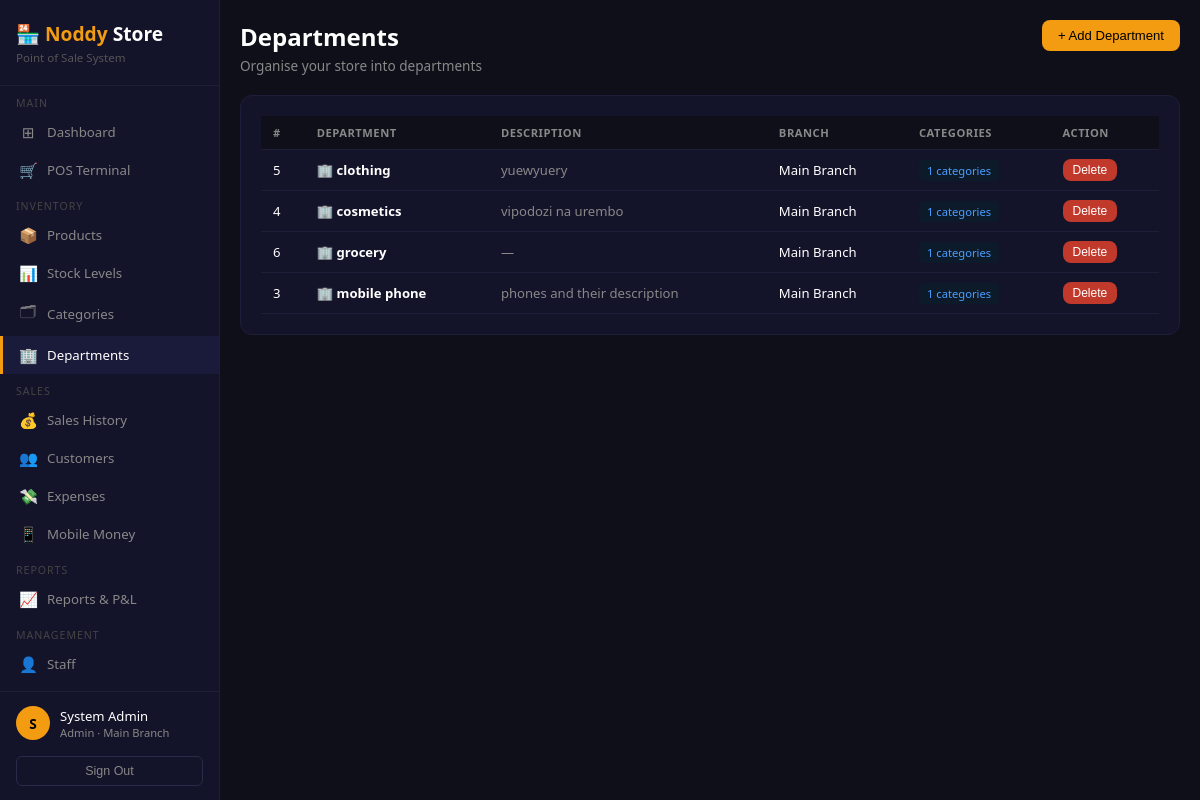
The page /departments (signed in) on the database its author committed.
### tables this page shows
CREATE TABLE branches (
        id         INTEGER PRIMARY KEY AUTOINCREMENT,
        name       TEXT NOT NULL,
        location   TEXT,
        phone      TEXT,
        created_at TEXT DEFAULT CURRENT_TIMESTAMP
    );

CREATE TABLE departments (
        id          INTEGER PRIMARY KEY AUTOINCREMENT,
        name        TEXT NOT NULL,
        description TEXT,
        branch_id   INTEGER,
        created_at  TEXT DEFAULT CURRENT_TIMESTAMP,
        FOREIGN KEY (branch_id) REFERENCES branches(id)
    );

### app.py (the view, shortened to what this page needs)
@app.route('/departments')
@login_required
def departments():
    conn      = get_db()
    branch_id = session.get('branch_id')
    role      = session.get('role')
    if role == 'admin':
        depts = conn.execute('''
            SELECT d.*,b.name as branch_name,COUNT(c.id) as cat_count
            FROM departments d LEFT JOIN branches b ON d.branch_id=b.id
            LEFT JOIN categories c ON c.department_id=d.id
            GROUP BY d.id ORDER BY d.name
        ''').fetchall()
    branches = conn.execute('SELECT * FROM branches').fetchall()
    conn.close()
    return render_template('departments.html', depts=depts, branches=branches)

### app.py (called while the page is built)
def login_required(f):
    @wraps(f)
    def decorated(*args, **kwargs):
        if 'user_id' not in session:
            return redirect(url_for('login'))
        return f(*args, **kwargs)
    return decorated

### database.py (called while the page is built)
def get_db():
    conn = sqlite3.connect(DB)
    conn.row_factory = sqlite3.Row
    return conn

### templates/departments.html (shortened to what this page needs)
{% extends 'base.html' %}
{% block content %}
<div class="page-header">
    <div>
        <h2>Departments</h2>
        <p>Organise your store into departments</p>
    </div>
    <button class="btn btn-primary"
            onclick="document.getElementById('addModal').classList.add('show')">
        + Add Department
    </button>
</div>
<div class="card">
    <table>
        <thead>
            <tr><th>#</th><th>Department</th><th>Description</th><th>Branch</th><th>Categories</th><th>Action</th></tr>
        </thead>
        <tbody>
            {% for d in depts %}
            <tr>
                <td>{{ d.id }}</td>
                <td>🏢 <strong>{{ d.name }}</strong></td>
                <td style="color:#888">{{ d.description or '—' }}</td>
                <td>{{ d.branch_name }}</td>
                <td><span class="badge badge-info">{{ d.cat_count }} categories</span></td>
                <td>
                    <form method="POST" action="/departments/delete/{{ d.id }}"
                          onsubmit="return confirm('Delete department?')"
                          style="display:inline">
                        <button class="btn btn-danger btn-sm">Delete</button>
                    </form>
                </td>
            </tr>
            {% else %}
            <tr>
                <td colspan="6" style="text-align:center;color:#555;padding:24px">
                    No departments yet — add one!
                </td>
            </tr>
            {% endfor %}
        </tbody>
    </table>
</div>
{% endblock %}

### templates/base.html (shortened to what this page needs)
<!DOCTYPE html>
<html lang="en">
<head>
</head>
<body>
<div class="sidebar">
    <div class="sidebar-logo">
        <h1>🏪 <span>Noddy</span> Store</h1>
        <p>Point of Sale System</p>
    </div>
    <nav style="flex:1;overflow-y:auto;">
        <div class="nav-section">Main</div>
        <a href="/" class="nav-item {% if request.path=='/' %}active{% endif %}">
            <span class="icon">⊞</span> Dashboard
        </a>
        <a href="/pos" class="nav-item {% if request.path=='/pos' %}active{% endif %}">
            <span class="icon">🛒</span> POS Terminal
        </a>
        <div class="nav-section">Inventory</div>
        <a href="/products" class="nav-item {% if request.path.startswith('/products') %}active{% endif %}">
            <span class="icon">📦</span> Products
        </a>
        <a href="/stock" class="nav-item {% if request.path=='/stock' %}active{% endif %}">
            <span class="icon">📊</span> Stock Levels
        </a>
        <a href="/categories" class="nav-item {% if request.path.startswith('/categories') %}active{% endif %}">
            <span class="icon">🗂</span> Categories
        </a>
        <a href="/departments" class="nav-item {% if request.path.startswith('/departments') %}active{% endif %}">
            <span class="icon">🏢</span> Departments
        </a>
        <div class="nav-section">Sales</div>
        <a href="/sales" class="nav-item {% if request.path=='/sales' %}active{% endif %}">
            <span class="icon">💰</span> Sales History
        </a>
        <a href="/customers" class="nav-item {% if request.path.startswith('/customers') %}active{% endif %}">
            <span class="icon">👥</span> Customers
        </a>
        <a href="/expenses" class="nav-item {% if request.path.startswith('/expenses') %}active{% endif %}">
            <span class="icon">💸</span> Expenses
        </a>
        <a href="/mobile_money" class="nav-item {% if request.path.startswith('/mobile_money') %}active{% endif %}">
            <span class="icon">📱</span> Mobile Money
        </a>
        <div class="nav-section">Reports</div>
        <a href="/reports" class="nav-item {% if request.path=='/reports' %}active{% endif %}">
            <span class="icon">📈</span> Reports &amp; P&amp;L
        </a>
        <div class="nav-section">Management</div>
        <a href="/staff" class="nav-item {% if request.path=='/staff' %}active{% endif %}">
            <span class="icon">👤</span> Staff
        </a>
        <a href="/staff/performance" class="nav-item {% if request.path=='/staff/performance' %}active{% endif %}">
        </a>
    </nav>
    <div class="sidebar-user">
        <div style="display:flex;align-items:center;gap:10px;margin-bottom:8px;">
            <div class="user-avatar">{{ session.full_name[0]|upper }}</div>
            <div style="min-width:0;">
                <div class="user-name" style="overflow:hidden;text-overflow:ellipsis;white-space:nowrap">
                    {{ session.full_name }}
                </div>
                <div class="user-role">{{ session.role }} · {{ session.branch_name }}</div>
            </div>
        </div>
        <a href="/logout"><button class="btn-logout">Sign Out</button></a>
    </div>
</div>
<div class="main">
    {% block content %}{% endblock %}
</div>
</body>
</html>

### templates/base.html (style rules this page uses)
* { margin:0;padding:0;box-sizing:border-box; }
body { background:#0f0f1a;color:#fff;font-family:'Segoe UI',sans-serif;display:flex;min-height:100vh; }
.sidebar { width:220px;background:#13132a;border-right:1px solid #1e1e3a;display:flex;flex-direction:column;position:fixed;height:100vh;z-index:100;overflow-y:auto; }
.sidebar-logo { padding:20px 16px;border-bottom:1px solid #1e1e3a;flex-shrink:0; }
.sidebar-logo h1 { font-size:1.2rem;color:#fff; }
.sidebar-logo h1 span { color:#f39c12; }
.sidebar-logo p { color:#555;font-size:0.72rem;margin-top:3px; }
.nav-section { padding:10px 0 3px 16px;font-size:0.66rem;color:#444;text-transform:uppercase;letter-spacing:1px; }
.nav-item { display:flex;align-items:center;gap:10px;padding:9px 16px;color:#888;text-decoration:none;font-size:0.83rem;border-left:3px solid transparent;transition:all .15s; }
.nav-item.active { color:#fff;background:#1a1a3a;border-left-color:#f39c12; }
.nav-item .icon { font-size:0.95rem;width:18px;text-align:center;flex-shrink:0; }
.sidebar-user { padding:14px 16px;border-top:1px solid #1e1e3a;flex-shrink:0; }
.user-avatar { width:34px;height:34px;background:#f39c12;border-radius:50%;display:flex;align-items:center;justify-content:center;font-weight:bold;font-size:0.85rem;color:#000;flex-shrink:0; }
.user-name { font-size:0.82rem;color:#fff;font-weight:500; }
.user-role { font-size:0.7rem;color:#888;text-transform:capitalize; }
.btn-logout { margin-top:8px;width:100%;padding:7px;background:transparent;border:1px solid #2a2a4a;border-radius:6px;color:#888;cursor:pointer;font-size:0.78rem; }
.main { margin-left:220px;flex:1;padding:20px;overflow-y:auto;min-height:100vh; }
.page-header { margin-bottom:20px;display:flex;justify-content:space-between;align-items:flex-start;flex-wrap:wrap;gap:10px; }
.page-header h2 { font-size:1.5rem;font-weight:600; }
.page-header p { color:#888;font-size:0.85rem;margin-top:3px; }
.card { background:#13132a;border-radius:12px;border:1px solid #1e1e3a;padding:20px;margin-bottom:16px; }
table { width:100%;border-collapse:collapse; }
th,td { padding:9px 12px;text-align:left;font-size:0.82rem;border-bottom:1px solid #1e1e3a; }
th { color:#888;text-transform:uppercase;font-size:0.7rem;letter-spacing:.5px;background:#0f0f1a; }
.btn { padding:8px 16px;border:none;border-radius:8px;cursor:pointer;font-size:0.82rem;font-weight:500;text-decoration:none;display:inline-block;transition:opacity .2s; }
.btn-primary { background:#f39c12;color:#000; }
.btn-danger { background:#c0392b;color:#fff; }
.btn-sm { padding:4px 10px;font-size:0.75rem; }
.badge { padding:3px 8px;border-radius:4px;font-size:0.7rem;font-weight:500; }
.badge-info { background:#0d1a2a;color:#4a9eff; }

### rows shown on the page
branches: branch_name "Main Branch"
departments: id "5", name "clothing", description "yuewyuery", branch_name "Main Branch", cat_count "1"
departments: id "4", name "cosmetics", description "vipodozi na urembo", branch_name "Main Branch", cat_count "1"
departments: id "6", name "grocery", description "—", branch_name "Main Branch", cat_count "1"
departments: id "3", name "mobile phone", description "phones and their description", branch_name "Main Branch", cat_count "1"

### other values the page prints
{{ session.full_name[0]|upper }} "S"
{{ session.full_name }} "System Admin"
{{ session.role }} "Admin"
